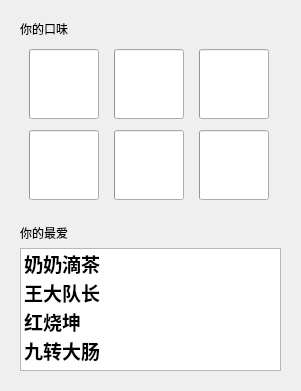
  <widget class="QWidget" name="layoutWidget_2">
   <property name="geometry">
    <rect>
     <x>20</x>
     <y>260</y>
     <width>301</width>
     <height>391</height>
    </rect>
   </property>
   <layout class="QVBoxLayout" name="verticalLayout_5">
    <item>
     <widget class="CardWidget" name="CardWidget_2">
      <layout class="QVBoxLayout" name="verticalLayout_3">
       <item>
        <widget class="SubtitleLabel" name="SubtitleLabel">
         <property name="text">
          <string>你的口味</string>
         </property>
        </widget>
       </item>
       <item>
        <spacer name="verticalSpacer_2">
         <property name="orientation">
          <enum>Qt::Vertical</enum>
         </property>
         <property name="sizeHint" stdset="0">
          <size>
           <width>20</width>
           <height>40</height>
          </size>
         </property>
        </spacer>
       </item>
       <item>
        <layout class="QHBoxLayout" name="horizontalLayout_7">
         <item>
          <widget class="ProgressRing" name="ProgressRing_1">
           <property name="sizePolicy">
            <sizepolicy hsizetype="Fixed" vsizetype="Fixed">
             <horstretch>0</horstretch>
             <verstretch>0</verstretch>
            </sizepolicy>
           </property>
           <property name="minimumSize">
            <size>
             <width>70</width>
             <height>70</height>
            </size>
           </property>
           <property name="maximumSize">
            <size>
             <width>70</width>
             <height>70</height>
            </size>
           </property>
          </widget>
         </item>
         <item>
          <widget class="ProgressRing" name="ProgressRing_2">
           <property name="sizePolicy">
            <sizepolicy hsizetype="Fixed" vsizetype="Fixed">
             <horstretch>0</horstretch>
             <verstretch>0</verstretch>
            </sizepolicy>
           </property>
           <property name="minimumSize">
            <size>
             <width>70</width>
             <height>70</height>
            </size>
           </property>
           <property name="maximumSize">
            <size>
             <width>70</width>
             <height>70</height>
            </size>
           </property>
          </widget>
         </item>
         <item>
          <widget class="ProgressRing" name="ProgressRing_3">
           <property name="sizePolicy">
            <sizepolicy hsizetype="Fixed" vsizetype="Fixed">
             <horstretch>0</horstretch>
             <verstretch>0</verstretch>
            </sizepolicy>
           </property>
           <property name="minimumSize">
            <size>
             <width>70</width>
             <height>70</height>
            </size>
           </property>
           <property name="maximumSize">
            <size>
             <width>70</width>
             <height>70</height>
            </size>
           </property>
          </widget>
         </item>
        </layout>
       </item>
       <item>
        <spacer name="verticalSpacer_3">
         <property name="orientation">
          <enum>Qt::Vertical</enum>
         </property>
         <property name="sizeHint" stdset="0">
          <size>
           <width>20</width>
           <height>40</height>
          </size>
         </property>
        </spacer>
       </item>
       <item>
        <layout class="QHBoxLayout" name="horizontalLayout_8">
         <item>
          <widget class="ProgressRing" name="ProgressRing_4">
           <property name="sizePolicy">
            <sizepolicy hsizetype="Fixed" vsizetype="Fixed">
             <horstretch>0</horstretch>
             <verstretch>0</verstretch>
            </sizepolicy>
           </property>
           <property name="minimumSize">
            <size>
             <width>70</width>
             <height>70</height>
            </size>
           </property>
           <property name="maximumSize">
            <size>
             <width>70</width>
             <height>70</height>
            </size>
           </property>
          </widget>
         </item>
         <item>
          <widget class="ProgressRing" name="ProgressRing_5">
           <property name="sizePolicy">
            <sizepolicy hsizetype="Fixed" vsizetype="Fixed">
             <horstretch>0</horstretch>
             <verstretch>0</verstretch>
            </sizepolicy>
           </property>
           <property name="minimumSize">
            <size>
             <width>70</width>
             <height>70</height>
            </size>
           </property>
           <property name="maximumSize">
            <size>
             <width>70</width>
             <height>70</height>
            </size>
           </property>
          </widget>
         </item>
         <item>
          <widget class="IndeterminateProgressRing" name="IndeterminateProgressRing">
           <property name="minimumSize">
            <size>
             <width>70</width>
             <height>70</height>
            </size>
           </property>
           <property name="maximumSize">
            <size>
             <width>70</width>
             <height>70</height>
            </size>
           </property>
          </widget>
         </item>
        </layout>
       </item>
      </layout>
     </widget>
    </item>
    <item>
     <widget class="CardWidget" name="CardWidget_3">
      <layout class="QVBoxLayout" name="verticalLayout_2">
       <item>
        <widget class="SubtitleLabel" name="SubtitleLabel_2">
         <property name="text">
          <string>你的最爱</string>
         </property>
        </widget>
       </item>
       <item>
        <widget class="ListWidget" name="FavouriteList">
         <item>
          <property name="text">
           <string>奶奶滴茶</string>
          </property>
          <property name="font">
           <font>
            <family>微软雅黑</family>
            <pointsize>14</pointsize>
            <weight>75</weight>
            <bold>true</bold>
           </font>
          </property>
         </item>
         <item>
          <property name="text">
           <string>王大队长</string>
          </property>
          <property name="font">
           <font>
            <family>微软雅黑</family>
            <pointsize>14</pointsize>
            <weight>75</weight>
            <bold>true</bold>
           </font>
          </property>
         </item>
         <item>
          <property name="text">
           <string>红烧坤</string>
          </property>
          <property name="font">
           <font>
            <family>微软雅黑</family>
            <pointsize>14</pointsize>
            <weight>75</weight>
            <bold>true</bold>
           </font>
          </property>
         </item>
         <item>
          <property name="text">
           <string>九转大肠</string>
          </property>
          <property name="font">
           <font>
            <family>微软雅黑</family>
            <pointsize>14</pointsize>
            <weight>75</weight>
            <bold>true</bold>
           </font>
          </property>
         </item>
        </widget>
       </item>
      </layout>
     </widget>
    </item>
   </layout>
  </widget>
